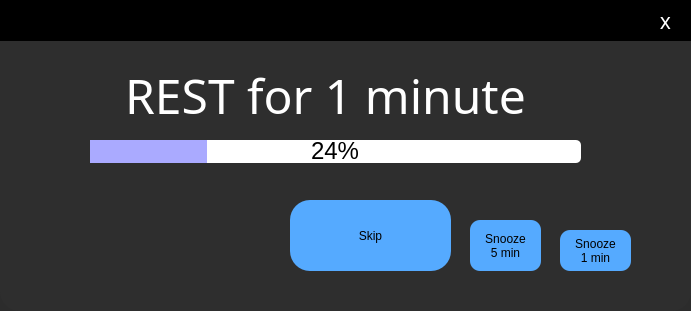
<?xml version="1.0" encoding="UTF-8"?>
<ui version="4.0">
 <class>Dialog</class>
 <widget class="QDialog" name="Dialog">
  <property name="geometry">
   <rect>
    <x>0</x>
    <y>0</y>
    <width>691</width>
    <height>311</height>
   </rect>
  </property>
  <property name="windowTitle">
   <string>Dialog</string>
  </property>
  <widget class="QWidget" name="widget_TimerApp_MainWindow" native="true">
   <property name="geometry">
    <rect>
     <x>0</x>
     <y>0</y>
     <width>691</width>
     <height>311</height>
    </rect>
   </property>
   <property name="styleSheet">
    <string notr="true">QWidget#widget_TimerApp_MainWindow
{
    background-color:rgb(44, 44, 44)
}</string>
   </property>
   <widget class="QWidget" name="widget_TimerPopUp" native="true">
    <property name="geometry">
     <rect>
      <x>0</x>
      <y>0</y>
      <width>691</width>
      <height>311</height>
     </rect>
    </property>
    <property name="styleSheet">
     <string notr="true">QWidget#widget_TimerPopUp
{
   background-color: rgb(46, 46, 46);
   border-radius:  20px;
   z-index = 5;
}</string>
    </property>
    <widget class="QLabel" name="labelRest">
     <property name="geometry">
      <rect>
       <x>110</x>
       <y>40</y>
       <width>431</width>
       <height>111</height>
      </rect>
     </property>
     <property name="font">
      <font>
       <family>Bahnschrift Light SemiCondensed</family>
       <pointsize>36</pointsize>
      </font>
     </property>
     <property name="styleSheet">
      <string notr="true">color:white;</string>
     </property>
     <property name="text">
      <string>REST for 1 minute</string>
     </property>
     <property name="alignment">
      <set>Qt::AlignCenter</set>
     </property>
    </widget>
    <widget class="QProgressBar" name="progressBar_Time">
     <property name="geometry">
      <rect>
       <x>90</x>
       <y>140</y>
       <width>491</width>
       <height>23</height>
      </rect>
     </property>
     <property name="sizePolicy">
      <sizepolicy hsizetype="Expanding" vsizetype="Fixed">
       <horstretch>0</horstretch>
       <verstretch>0</verstretch>
      </sizepolicy>
     </property>
     <property name="font">
      <font>
       <family>MS Shell Dlg 2</family>
       <pointsize>18</pointsize>
       <weight>50</weight>
       <italic>false</italic>
       <bold>false</bold>
      </font>
     </property>
     <property name="styleSheet">
      <string notr="true">QProgressBar#progressBar_Time
{
    border-radius:5px;
    text-align: center;
    
	font: 18pt &quot;MS Shell Dlg 2&quot;;
   
}

QProgressBar#progressBar_Time::chunk
{
   background-color:rgb(170, 170, 255)
}</string>
     </property>
     <property name="value">
      <number>24</number>
     </property>
    </widget>
    <widget class="QPushButton" name="pushButton_skip">
     <property name="geometry">
      <rect>
       <x>290</x>
       <y>200</y>
       <width>161</width>
       <height>71</height>
      </rect>
     </property>
     <property name="styleSheet">
      <string notr="true">QPushButton#pushButton_skip
{
   background-color: rgb(85, 170, 255);
   color:black;
	font: 25 24pt &quot;Bahnschrift Light SemiCondensed&quot;;
   border-radius: 20px;
}

QPushButton#pushButton_skip::pressed
{
   background-color: rgb(75, 150, 225);
}

QPushButton#pushButton_skip::hover
{
   border: 3px solid white;
}

QPushButton#pushButton_skip::disabled
{
   background-color: rgb(173, 173, 173);
   color:rgb(199, 199, 199);
}</string>
     </property>
     <property name="text">
      <string>Skip</string>
     </property>
    </widget>
    <widget class="QPushButton" name="pushButton_1MinSnooze">
     <property name="geometry">
      <rect>
       <x>560</x>
       <y>230</y>
       <width>71</width>
       <height>41</height>
      </rect>
     </property>
     <property name="styleSheet">
      <string notr="true">QPushButton#pushButton_1MinSnooze
{
   background-color: rgb(85, 170, 255);
   color:black;
	font: 25 12pt &quot;Bahnschrift Light SemiCondensed&quot;;
   border-radius: 10px;
}

QPushButton#pushButton_1MinSnooze::pressed
{
   background-color: rgb(75, 150, 225);
}

QPushButton#pushButton_1MinSnooze::hover
{
   border: 3px solid white;
}

QPushButton#pushButton_1MinSnooze::disabled
{
   background-color: rgb(173, 173, 173);
   color:rgb(199, 199, 199);
}
</string>
     </property>
     <property name="text">
      <string>Snooze 
1 min</string>
     </property>
    </widget>
    <widget class="QPushButton" name="pushButton_5MinSnooze">
     <property name="geometry">
      <rect>
       <x>470</x>
       <y>220</y>
       <width>71</width>
       <height>51</height>
      </rect>
     </property>
     <property name="styleSheet">
      <string notr="true">QPushButton#pushButton_5MinSnooze
{
   background-color: rgb(85, 170, 255);
   color:black;
	font: 25 12pt &quot;Bahnschrift Light SemiCondensed&quot;;
   border-radius: 10px;
}

QPushButton#pushButton_5MinSnooze::pressed
{
   background-color: rgb(75, 150, 225);
}

QPushButton#pushButton_5MinSnooze::hover
{
   border: 3px solid white;
}

QPushButton#pushButton_5MinSnooze::disabled
{
   background-color: rgb(173, 173, 173);
   color:rgb(199, 199, 199);
}
</string>
     </property>
     <property name="text">
      <string>Snooze 
5 min</string>
     </property>
    </widget>
    <widget class="QPushButton" name="pushButton_TimerPopup_Close">
     <property name="geometry">
      <rect>
       <x>640</x>
       <y>0</y>
       <width>51</width>
       <height>41</height>
      </rect>
     </property>
     <property name="font">
      <font>
       <family>Bahnschrift Light SemiCondensed</family>
       <pointsize>16</pointsize>
       <weight>3</weight>
       <italic>false</italic>
       <bold>false</bold>
      </font>
     </property>
     <property name="styleSheet">
      <string notr="true">QPushButton#pushButton_TimerPopup_Close
{
   background-color: rgb(0, 0, 0);
   border-radius: 5px;
   color: white;
   font: 25 16pt &quot;Bahnschrift Light SemiCondensed&quot;;
}

QPushButton#pushButton_TimerPopup_Close::pressed
{
   background-color: rgb(216, 81, 86);
   
}

QPushButton#pushButton_TimerPopup_Close::hover
{
   background-color: rgb(253, 95, 103);
   
}</string>
     </property>
     <property name="text">
      <string>x</string>
     </property>
    </widget>
    <widget class="QLabel" name="label_5">
     <property name="geometry">
      <rect>
       <x>0</x>
       <y>0</y>
       <width>1041</width>
       <height>41</height>
      </rect>
     </property>
     <property name="styleSheet">
      <string notr="true">background-color:rgb(0, 0, 0);</string>
     </property>
     <property name="text">
      <string/>
     </property>
    </widget>
    <zorder>label_5</zorder>
    <zorder>labelRest</zorder>
    <zorder>progressBar_Time</zorder>
    <zorder>pushButton_skip</zorder>
    <zorder>pushButton_1MinSnooze</zorder>
    <zorder>pushButton_5MinSnooze</zorder>
    <zorder>pushButton_TimerPopup_Close</zorder>
   </widget>
  </widget>
 </widget>
 <resources/>
 <connections/>
</ui>
